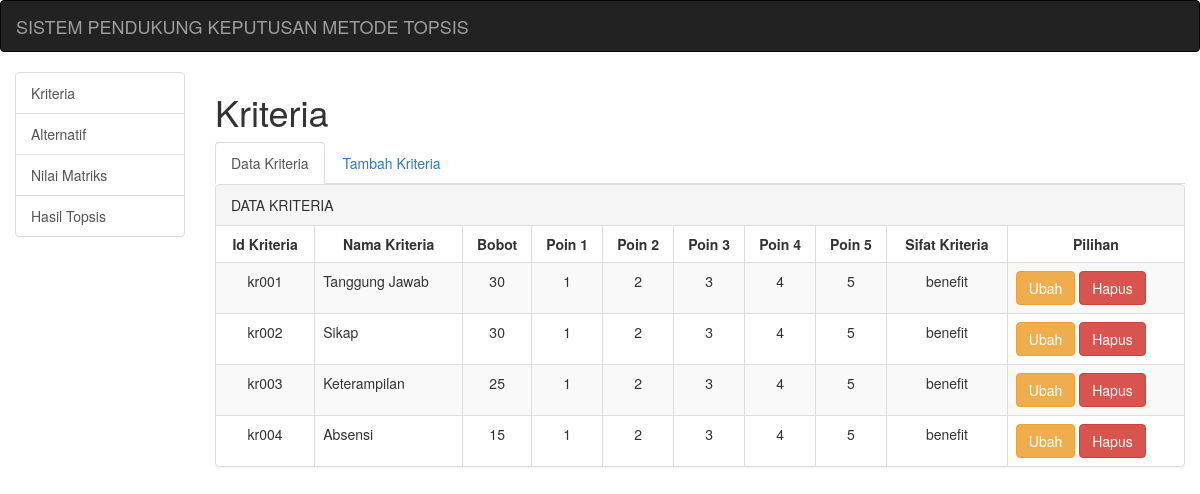
Page /?a=kriteria&k=kriteria on the committed database.
### tables this page shows
CREATE TABLE `kriteria` (
  `id_kriteria` varchar(5) NOT NULL,
  `nama_kriteria` varchar(45) NOT NULL,
  `bobot` double NOT NULL,
  `poin1` double NOT NULL,
  `poin2` double NOT NULL,
  `poin3` double NOT NULL,
  `poin4` double NOT NULL,
  `poin5` double NOT NULL,
  `sifat` varchar(15) NOT NULL
);

### datakriteria.php (the view)
<div class="table-responsive">
    <div class="panel panel-default">
        <div class="panel-heading">DATA KRITERIA</div>
        <table class="table table-bordered table-striped">
            <thead>
                <tr>
                    <th>
                        <center>Id Kriteria</center>
                    </th>
                    <th>
                        <center>Nama Kriteria</center>
                    </th>
                    <th>
                        <center>Bobot</center>
                    </th>
                    <th>
                        <center>Poin 1</center>
                    </th>
                    <th>
                        <center>Poin 2</center>
                    </th>
                    <th>
                        <center>Poin 3</center>
                    </th>
                    <th>
                        <center>Poin 4</center>
                    </th>
                    <th>
                        <center>Poin 5</center>
                    </th>
                    <th>
                        <center>Sifat Kriteria</center>
                    </th>
                    <th>
                        <center>Pilihan</center>
                    </th>
                </tr>
            </thead>
            <tbody>
                <?php
                include("konfig/koneksi.php");
                $s = mysqli_query($k21, "select * from kriteria order by id_kriteria ASC");
                while ($d = mysqli_fetch_assoc($s)) {
                ?>
                    <tr>
                        <td>
                            <center><?php echo $d['id_kriteria']; ?></center>
                        </td>
                        <td><?php echo $d['nama_kriteria']; ?></td>
                        <td>
                            <center><?php echo $d['bobot']; ?></center>
                        </td>
                        <td>
                            <center><?php echo $d['poin1']; ?></center>
                        </td>
                        <td>
                            <center><?php echo $d['poin2']; ?></center>
                        </td>
                        <td>
                            <center><?php echo $d['poin3']; ?></center>
                        </td>
                        <td>
                            <center><?php echo $d['poin4']; ?></center>
                        </td>
                        <td>
                            <center><?php echo $d['poin5']; ?></center>
                        </td>
                        <td>
                            <center><?php echo $d['sifat']; ?></center>
                        </td>
                        <td>
                            <a href="?a=kriteria&k=ubahk&id=<?php echo $d['id_kriteria']; ?>" class="btn btn-warning">Ubah</a>
                            <a href="hapus.php?id=<?php echo $d['id_kriteria']; ?>" class="btn btn-danger">Hapus</a>
                        </td>
                    </tr>
                <?php
                }
                ?>
            </tbody>
        </table>
    </div>
    </div>
</div>

### rows in the picture
kriteria: id_kriteria "kr001", nama_kriteria "Tanggung Jawab", bobot "30", poin1 "1", poin2 "2", poin3 "3", poin4 "4", poin5 "5", sifat "benefit"
kriteria: id_kriteria "kr002", nama_kriteria "Sikap", bobot "30", poin1 "1", poin2 "2", poin3 "3", poin4 "4", poin5 "5", sifat "benefit"
kriteria: id_kriteria "kr003", nama_kriteria "Keterampilan", bobot "25", poin1 "1", poin2 "2", poin3 "3", poin4 "4", poin5 "5", sifat "benefit"
kriteria: id_kriteria "kr004", nama_kriteria "Absensi", bobot "15", poin1 "1", poin2 "2", poin3 "3", poin4 "4", poin5 "5", sifat "benefit"
